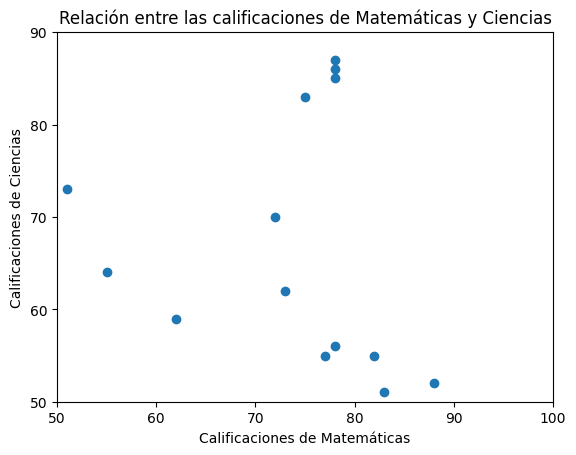

Write the Python code that produced this figure.
import numpy as np
import matplotlib.pyplot as plt
rng = np.random.default_rng(42)

# Datos de calificaciones de los estudiantes
matematicas = rng.integers(50, 100, 20)
ciencias = rng.integers(40, 95, 20)
literatura = rng.integers(60, 100, 20)

# Datos de errores para el gráfico de barras de error
errores_matematicas = rng.uniform(2, 5, 2)
errores_matematicas = [min(errores_matematicas), max(errores_matematicas)]

errores_ciencias = rng.uniform(1, 4, 2)
errores_ciencias = [min(errores_ciencias), max(errores_ciencias)]

errores_literatura = rng.uniform(3, 6, 2)
errores_literatura = [min(errores_literatura), max(errores_literatura)]

# Datos
matematicas = rng.integers(50, 100, 20)
ciencias = rng.integers(40, 95, 20)

# Gráfico
plt.scatter(matematicas, ciencias)
plt.xlabel("Calificaciones de Matemáticas")
plt.ylabel("Calificaciones de Ciencias")
plt.title("Relación entre las calificaciones de Matemáticas y Ciencias")
plt.xlim(50, 100)
plt.ylim(50, 90)

# División del eje y
plt.yticks(np.arange(50, 100,10))
plt.xticks(np.arange(50, 110, 10))
# Mostrar el gráfico
plt.show()
